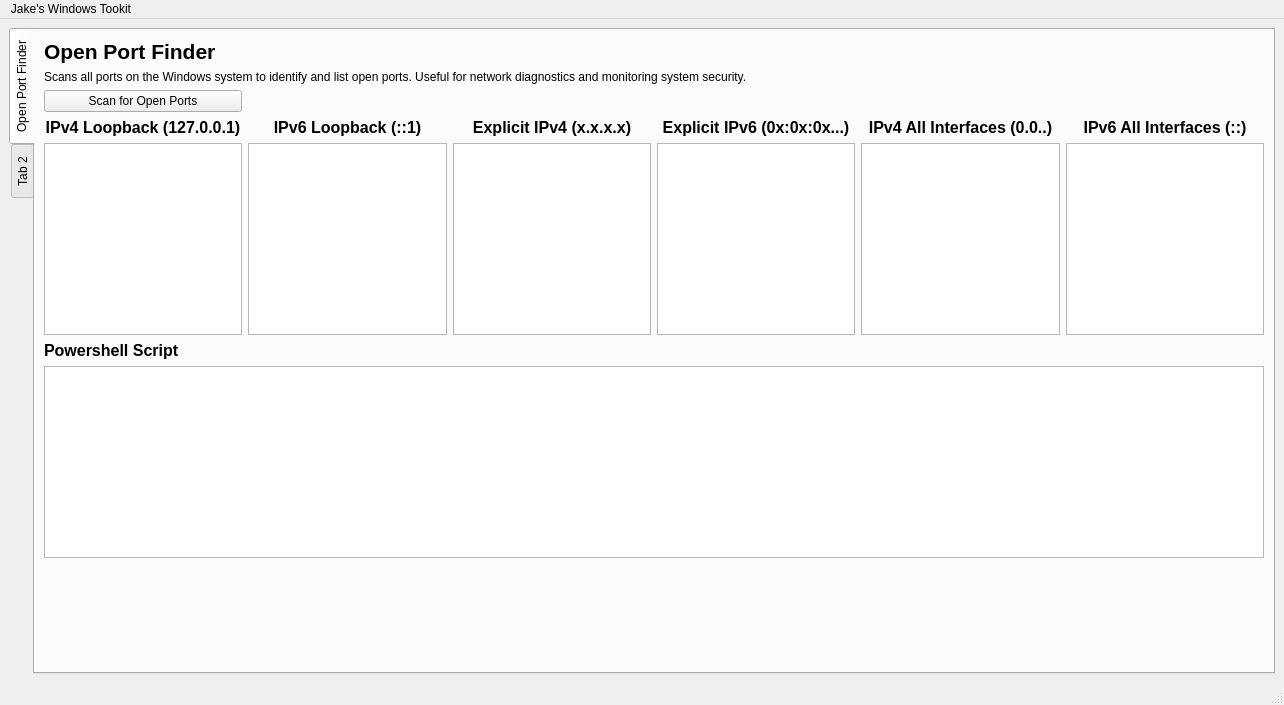
<?xml version="1.0" encoding="UTF-8"?>
<ui version="4.0">
 <class>WindowsToolkitMain</class>
 <widget class="QMainWindow" name="WindowsToolkitMain">
  <property name="geometry">
   <rect>
    <x>0</x>
    <y>0</y>
    <width>1284</width>
    <height>705</height>
   </rect>
  </property>
  <property name="windowTitle">
   <string>WindowsToolkitMain</string>
  </property>
  <widget class="QWidget" name="centralwidget">
   <layout class="QGridLayout" name="gridLayout">
    <item row="0" column="0">
     <widget class="QTabWidget" name="tabWidget">
      <property name="tabPosition">
       <enum>QTabWidget::West</enum>
      </property>
      <property name="currentIndex">
       <number>0</number>
      </property>
      <widget class="QWidget" name="tab">
       <attribute name="title">
        <string>Open Port Finder</string>
       </attribute>
       <layout class="QGridLayout" name="gridLayout_2">
        <item row="1" column="2" colspan="5">
         <widget class="QLabel" name="label">
          <property name="text">
           <string>Scans all ports on the Windows system to identify and list open ports. Useful for network diagnostics and monitoring system security.</string>
          </property>
         </widget>
        </item>
        <item row="11" column="2" colspan="6">
         <widget class="QPlainTextEdit" name="tb_OpenPortsOutput"/>
        </item>
        <item row="9" column="4">
         <widget class="QListWidget" name="lst_IPv4_Explicit">
          <property name="toolTip">
           <string/>
          </property>
         </widget>
        </item>
        <item row="7" column="4">
         <widget class="QLabel" name="label_5">
          <property name="toolTip">
           <string>&lt;html&gt;&lt;head/&gt;&lt;body&gt;&lt;p&gt;This represents a service or application explicitly configured to listen on a specific IPv4 address.&lt;/p&gt;&lt;p&gt;It is accessible from the local network or, if configured, from the internet.&lt;/p&gt;&lt;/body&gt;&lt;/html&gt;</string>
          </property>
          <property name="text">
           <string>&lt;html&gt;&lt;head/&gt;&lt;body&gt;&lt;p align=&quot;center&quot;&gt;&lt;span style=&quot; font-size:12pt; font-weight:700;&quot;&gt;Explicit IPv4 (x.x.x.x)&lt;/span&gt;&lt;/p&gt;&lt;/body&gt;&lt;/html&gt;</string>
          </property>
         </widget>
        </item>
        <item row="7" column="3">
         <widget class="QLabel" name="label_4">
          <property name="toolTip">
           <string>&lt;html&gt;&lt;head/&gt;&lt;body&gt;&lt;p&gt;This represents a service or application running on the IPv6 loopback address ::1.&lt;/p&gt;&lt;p&gt;It is accessible only from the local machine.&lt;/p&gt;&lt;/body&gt;&lt;/html&gt;</string>
          </property>
          <property name="text">
           <string>&lt;html&gt;&lt;head/&gt;&lt;body&gt;&lt;p align=&quot;center&quot;&gt;&lt;span style=&quot; font-size:12pt; font-weight:700;&quot;&gt;IPv6 Loopback (::1)&lt;/span&gt;&lt;/p&gt;&lt;/body&gt;&lt;/html&gt;</string>
          </property>
         </widget>
        </item>
        <item row="9" column="7">
         <widget class="QListWidget" name="lst_IPv6_All">
          <property name="toolTip">
           <string/>
          </property>
         </widget>
        </item>
        <item row="10" column="2">
         <widget class="QLabel" name="label_9">
          <property name="text">
           <string>&lt;html&gt;&lt;head/&gt;&lt;body&gt;&lt;p&gt;&lt;span style=&quot; font-size:12pt; font-weight:700;&quot;&gt;Powershell Script&lt;/span&gt;&lt;/p&gt;&lt;/body&gt;&lt;/html&gt;</string>
          </property>
         </widget>
        </item>
        <item row="9" column="0">
         <spacer name="horizontalSpacer_6">
          <property name="orientation">
           <enum>Qt::Horizontal</enum>
          </property>
          <property name="sizeHint" stdset="0">
           <size>
            <width>40</width>
            <height>20</height>
           </size>
          </property>
         </spacer>
        </item>
        <item row="9" column="1">
         <spacer name="horizontalSpacer_2">
          <property name="orientation">
           <enum>Qt::Horizontal</enum>
          </property>
          <property name="sizeHint" stdset="0">
           <size>
            <width>40</width>
            <height>20</height>
           </size>
          </property>
         </spacer>
        </item>
        <item row="7" column="5">
         <widget class="QLabel" name="label_6">
          <property name="toolTip">
           <string>&lt;html&gt;&lt;head/&gt;&lt;body&gt;&lt;p&gt;This represents a service or application explicitly configured to listen on a specific IPv6 address.&lt;/p&gt;&lt;p&gt;It is accessible from the local network or, if configured, from the internet.&lt;/p&gt;&lt;/body&gt;&lt;/html&gt;</string>
          </property>
          <property name="text">
           <string>&lt;html&gt;&lt;head/&gt;&lt;body&gt;&lt;p align=&quot;center&quot;&gt;&lt;span style=&quot; font-size:12pt; font-weight:700;&quot;&gt;Explicit IPv6 (0x:0x:0x...)&lt;/span&gt;&lt;/p&gt;&lt;/body&gt;&lt;/html&gt;</string>
          </property>
         </widget>
        </item>
        <item row="9" column="6">
         <widget class="QListWidget" name="lst_IPv4_All">
          <property name="toolTip">
           <string/>
          </property>
         </widget>
        </item>
        <item row="9" column="9">
         <spacer name="horizontalSpacer_7">
          <property name="orientation">
           <enum>Qt::Horizontal</enum>
          </property>
          <property name="sizeHint" stdset="0">
           <size>
            <width>40</width>
            <height>20</height>
           </size>
          </property>
         </spacer>
        </item>
        <item row="7" column="6">
         <widget class="QLabel" name="label_7">
          <property name="toolTip">
           <string>&lt;html&gt;&lt;head/&gt;&lt;body&gt;&lt;p&gt;This represents a service or application configured to listen on all available IPv4 interfaces.&lt;/p&gt;&lt;p&gt;It can accept connections from any source IPv4 address on your computer.&lt;/p&gt;&lt;/body&gt;&lt;/html&gt;</string>
          </property>
          <property name="text">
           <string>&lt;html&gt;&lt;head/&gt;&lt;body&gt;&lt;p align=&quot;center&quot;&gt;&lt;span style=&quot; font-size:12pt; font-weight:700;&quot;&gt;IPv4 All Interfaces (0.0..)&lt;/span&gt;&lt;/p&gt;&lt;/body&gt;&lt;/html&gt;</string>
          </property>
         </widget>
        </item>
        <item row="4" column="2">
         <widget class="QPushButton" name="btn_OpenPortScan">
          <property name="text">
           <string>Scan for Open Ports</string>
          </property>
         </widget>
        </item>
        <item row="7" column="2">
         <widget class="QLabel" name="label_3">
          <property name="toolTip">
           <string>&lt;html&gt;&lt;head/&gt;&lt;body&gt;&lt;p&gt;This represents a service or application running on the IPv4 loopback address 127.0.0.1.&lt;/p&gt;&lt;p&gt;It is accessible only from the local machine.&lt;/p&gt;&lt;/body&gt;&lt;/html&gt;</string>
          </property>
          <property name="text">
           <string>&lt;html&gt;&lt;head/&gt;&lt;body&gt;&lt;p align=&quot;center&quot;&gt;&lt;span style=&quot; font-size:12pt; font-weight:700;&quot;&gt;IPv4 Loopback (127.0.0.1)&lt;/span&gt;&lt;/p&gt;&lt;/body&gt;&lt;/html&gt;</string>
          </property>
         </widget>
        </item>
        <item row="9" column="2">
         <widget class="QListWidget" name="lst_IPv4_Loopback">
          <property name="toolTip">
           <string/>
          </property>
          <property name="autoFillBackground">
           <bool>false</bool>
          </property>
         </widget>
        </item>
        <item row="7" column="7">
         <widget class="QLabel" name="label_8">
          <property name="toolTip">
           <string>&lt;html&gt;&lt;head/&gt;&lt;body&gt;&lt;p&gt;This represents a service or application configured to listen on all available IPv6 interfaces.&lt;/p&gt;&lt;p&gt;It can accept connections from any source IPv6 address on your computer.&lt;/p&gt;&lt;/body&gt;&lt;/html&gt;</string>
          </property>
          <property name="text">
           <string>&lt;html&gt;&lt;head/&gt;&lt;body&gt;&lt;p align=&quot;center&quot;&gt;&lt;span style=&quot; font-size:12pt; font-weight:700;&quot;&gt;IPv6 All Interfaces (::)&lt;/span&gt;&lt;/p&gt;&lt;/body&gt;&lt;/html&gt;</string>
          </property>
         </widget>
        </item>
        <item row="9" column="5">
         <widget class="QListWidget" name="lst_IPv6_Explicit">
          <property name="toolTip">
           <string/>
          </property>
         </widget>
        </item>
        <item row="9" column="3">
         <widget class="QListWidget" name="lst_IPv6_Loopback">
          <property name="toolTip">
           <string/>
          </property>
         </widget>
        </item>
        <item row="9" column="8">
         <spacer name="horizontalSpacer_5">
          <property name="orientation">
           <enum>Qt::Horizontal</enum>
          </property>
          <property name="sizeHint" stdset="0">
           <size>
            <width>40</width>
            <height>20</height>
           </size>
          </property>
         </spacer>
        </item>
        <item row="0" column="2">
         <widget class="QLabel" name="label_2">
          <property name="text">
           <string>&lt;html&gt;&lt;head/&gt;&lt;body&gt;&lt;p&gt;&lt;span style=&quot; font-size:16pt; font-weight:700;&quot;&gt;Open Port Finder&lt;/span&gt;&lt;/p&gt;&lt;/body&gt;&lt;/html&gt;</string>
          </property>
         </widget>
        </item>
        <item row="12" column="2" colspan="6">
         <spacer name="verticalSpacer">
          <property name="orientation">
           <enum>Qt::Vertical</enum>
          </property>
          <property name="sizeHint" stdset="0">
           <size>
            <width>20</width>
            <height>40</height>
           </size>
          </property>
         </spacer>
        </item>
       </layout>
      </widget>
      <widget class="QWidget" name="tab_2">
       <attribute name="title">
        <string>Tab 2</string>
       </attribute>
      </widget>
     </widget>
    </item>
   </layout>
  </widget>
  <widget class="QMenuBar" name="menubar">
   <property name="geometry">
    <rect>
     <x>0</x>
     <y>0</y>
     <width>1284</width>
     <height>21</height>
    </rect>
   </property>
   <widget class="QMenu" name="menuJake_s_Windows_Tookit">
    <property name="title">
     <string>Jake's Windows Tookit</string>
    </property>
   </widget>
   <addaction name="menuJake_s_Windows_Tookit"/>
  </widget>
  <widget class="QStatusBar" name="statusbar"/>
 </widget>
 <resources/>
 <connections/>
</ui>
